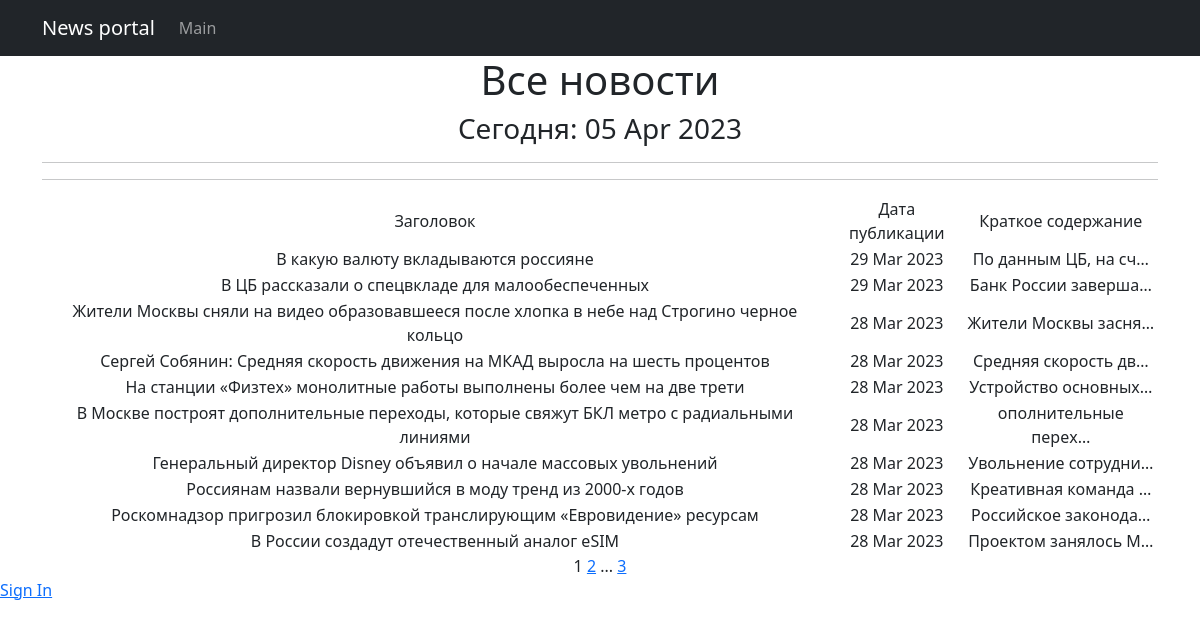
The page /news/ on the database as committed earlier.
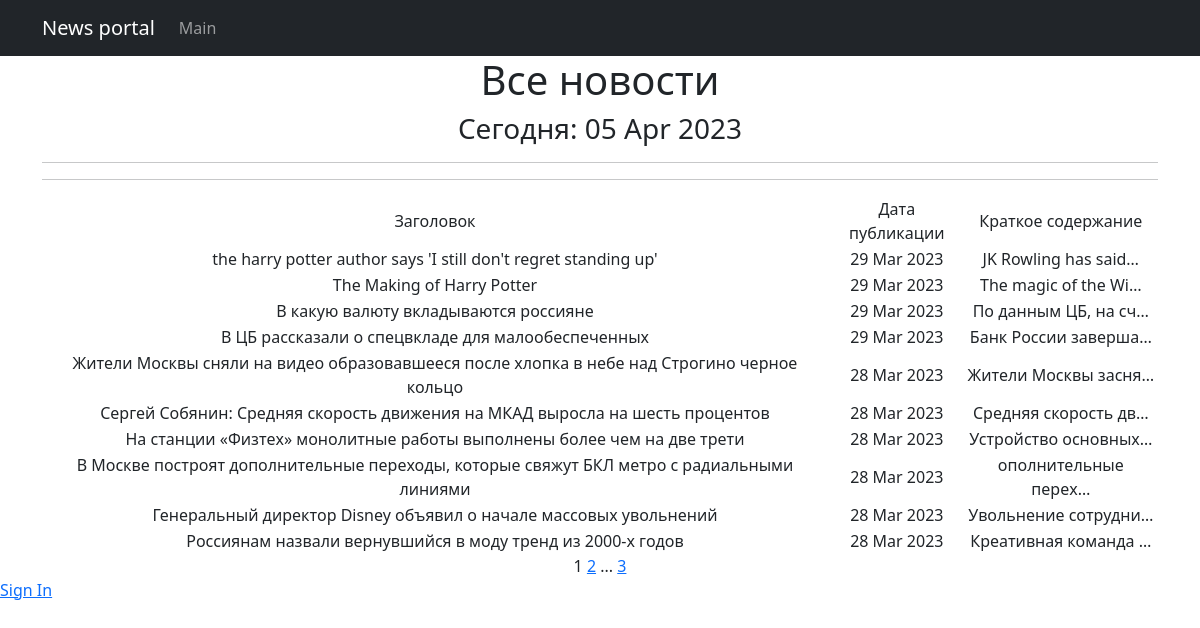
The same page on the database as committed later.
### chitchat/models.py (models this page shows, shortened)
class Post(models.Model):
    news = 'N'
    article = 'A'
    POST_TYPES = [
        (news, 'Новость'),
        (article, 'Статья')
    ]
    author = models.ForeignKey(Author, on_delete=models.CASCADE, verbose_name='автор')
    post_type = models.CharField(
        max_length=1, choices=POST_TYPES,
        default=article, verbose_name='тип новости'
    )
    time_creation = models.DateTimeField(auto_now_add=True)
    post_category = models.ManyToManyField(Category, through='PostCategory')
    title = models.CharField(max_length=100, unique=True, verbose_name='заголовок')
    text = models.TextField(verbose_name='текст')
    rating = models.IntegerField(default=0, verbose_name='рейтинг')
    class Meta:
        verbose_name = 'новость'
        verbose_name_plural = 'новости'

### chitchat/views.py (the view)
# urls.py: path('', PostList.as_view(), name='post_list'),
class PostList(ListView):
    model = Post
    ordering = '-time_creation'
    template_name = 'news.html'
    context_object_name = 'news'
    paginate_by = 10
    def get_queryset(self):
        queryset = super().get_queryset()
        self.filterset = PostFilter(self.request.GET, queryset)
        return self.filterset.qs
    def get_context_data(self, **kwargs):
        context = super().get_context_data(**kwargs)
        context['filterset'] = self.filterset
        return context

### chitchat/models.py (called while the page is built)
    def __str__(self):
        return f'{self.name.title()}'

### chitchat/templatetags/censor_filter.py (called while the page is built)
@register.filter()
def censor(text):
    for word in text.split():
        if word.lower() in RUDE_WORDS:
            text = text.replace(word, f"{word[0]}{'*'*(len(word)-1)}")
    return text

### chitchat/templatetags/custom_tags.py (called while the page is built)
@register.simple_tag()
def current_time(format_string='%b %d %Y'):
    return datetime.utcnow().strftime(format_string)

@register.simple_tag(takes_context=True)
def url_replace(context, **kwargs):
    d = context['request'].GET.copy()
    for k, v in kwargs.items():
        d[k] = v
    return d.urlencode()

### templates/news.html (shortened to what this page needs)
{% extends 'flatpages/default.html' %}
{% load censor_filter %}
{% load custom_tags %}
{% block content %}
    <h1>Все новости</h1>
    <h3>Сегодня: {% current_time '%d %b %Y' %}</h3>
    <hr>
    <hr>
    {% if news %}
        <table>
            <tr>
                <td>Заголовок</td>
                <td>Дата публикации</td>
                <td>Краткое содержание</td>
            </tr>
            {% for post in news %}
            <tr>
                <td>{{ post.title }}</td>
                <td>{{ post.time_creation|date:'d M Y' }}</td>
                <td>{{ post.text|censor|truncatechars:20 }}</td>
                <td>
            </tr>
            {% endfor %}
        </table>
    {% else %}
        <h2>Новостей нет!</h2>
    {% endif %}
    {{ page_obj.number }}
    {% if page_obj.has_next %}
        <a href="?{% url_replace page=page_obj.next_page_number %}">{{ page_obj.next_page_number }}</a>
        {% if paginator.num_pages != page_obj.next_page_number %}
            ...
            <a href="?{% url_replace page=page_obj.paginator.num_pages %}">{{ page_obj.paginator.num_pages }}</a>
        {% endif %}
    {% endif %}
{% endblock content %}

### templates/flatpages/default.html (shortened to what this page needs)
<!DOCTYPE html>
{% load static %}
<html lang="en">
    <head>
        <link href="{% static 'css/styles.css' %}" rel="stylesheet" />
    </head>
    <body>
        <nav class="navbar navbar-expand-lg navbar-dark bg-dark static-top">
            <div class="container">
                <a class="navbar-brand" href="#">News portal</a>
                <div class="collapse navbar-collapse" id="navbarResponsive">
                    <ul class="navbar-nav ml-auto">
                        <li class="nav-item">
                            <a class="nav-link" href="/news/">Main</a>
                        </li>
                    </ul>
                </div>
            </div>
        </nav>
        <div class="container">
            <div class="row">
                <div class="col-lg-12 text-center">
                    {% block content %}{% endblock content %}
                </div>
            </div>
        </div>
    {% if request.user.is_authenticated %}
        <a href="{% url 'account_logout' %}">Sign Out</a>
    {% else %}
        <a href="{% url 'account_login' %}">Sign In</a>
    {% endif %}
    </body>
</html>

Rows that differ between the two databases and show on the page:
no longer on this page (row unchanged): Post: title "Роскомнадзор пригрозил блокировкой транслирующим «Евровидение» ресурсам", time_creation "28 Mar 2023", text|censor "Российское законода…"
no longer on this page (row unchanged): Post: title "В России создадут отечественный аналог eSIM", time_creation "28 Mar 2023", text|censor "Проектом занялось М…"
added Post: title "the harry potter author says 'I still don't regret standing up'", time_creation "29 Mar 2023", text|censor "JK Rowling has said…"
added Post: title "The Making of Harry Potter", time_creation "29 Mar 2023", text|censor "The magic of the Wi…"
